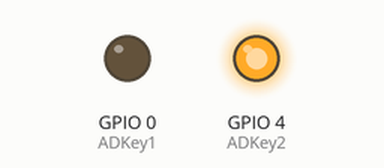
Simulated run of this program. Board: ESP32 board running MicroPython. Shown: output pins drawn as LEDs (lit = HIGH).

Above: at 0.1 s.
Timing chart, 0 to 1.6 s (numbered marks = the images above):
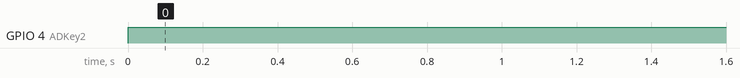

Measured:
- by itself, GPIO 4 (ADKey2): LOW → HIGH at 0.00 s

The program:

demo2_mp3_main.py
```python
from machine import Pin
from time import sleep


# connect to MP4 module's ADKey2 and ADKey1, so that you can trigger it to play the music which preload in TF card, you need to format the TF card as fat32 or fat16 format, and copy the mp3 file into it.

ADKey2 = Pin(4, Pin.OUT)
ADKey1 = Pin(0, Pin.OUT)


while True:
    # play first mp3 file.
    ADKey2.value(1)
    # if this key is high level will trigger next song.
    # ADKey1.value(0)
    ADKey1.value(0)
```
